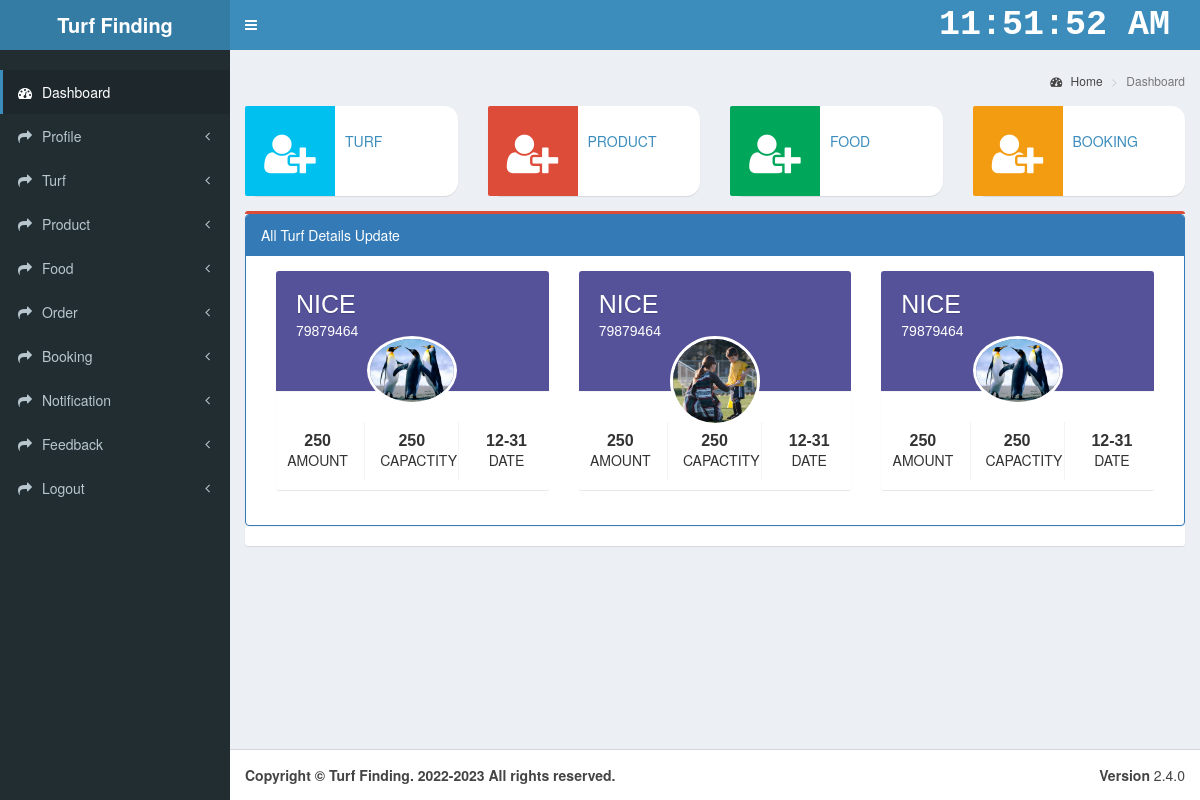
The app's page /apps/admin/turf_search.php (signed in) with its own data.
### tables this page shows
CREATE TABLE IF NOT EXISTS `turf_register` (
  `turfrid` int(11) NOT NULL AUTO_INCREMENT,
  `Log_Id` varchar(200) NOT NULL,
  `name` varchar(200) NOT NULL,
  `licenno` text NOT NULL,
  `cntno` varchar(200) NOT NULL,
  `location` varchar(200) NOT NULL,
  `addr` varchar(200) NOT NULL,
  `capcty` text NOT NULL,
  `amnt` varchar(200) NOT NULL,
  `edate` date NOT NULL,
  `photo` text NOT NULL,
  `desp` text,
  PRIMARY KEY (`turfrid`)
);

### apps/admin/turf_search.php (the view, shortened to what this page needs)
<?php
	include('../connect/db.php');
?>
<!DOCTYPE html>
<html>
<head>
    <?php
		include('include/css.php');
  	?>
</head>
<body class="hold-transition skin-blue sidebar-mini">
	<div class="wrapper">
		<header class="main-header">
			<?php
				include("include/header.php");
			?>
		</header>
		<aside class="main-sidebar">
			<?php
				include("include/leftmenu.php");
			?>
		</aside>
		<div class="content-wrapper">
			<?php
				include("include/topmenu.php");
			?>
		</div>
      <div class="row">
        <div class="">
          <div class="">
            <div class="col-xs-12">
              <div class="box box-danger">
                <div class="box-body no-padding">
                	<div class="panel panel-primary">
                        <div class="panel-heading">
                        	All Turf Details Update
                        </div>
                        <div class="panel-body">
                       <?php
                        $result = $db->prepare("select * from turf_register");
                        $result->execute();
                        for($i=0; $rows = $result->fetch(); $i++)
                        {
							?>
                           <div class="col-md-4">
                              <div class="box box-widget widget-user">
                                <div class="widget-user-header bg-purple-active">
                                  <h3 class="widget-user-username"><?php echo $rows['name'];?></h3>
                                  <h5 class="widget-user-desc"><?php echo $rows['licenno'];?></h5>
                                </div>
                                <div class="widget-user-image">
                                  <img class="img-circle" src="../photo/<?php echo $rows['photo'];?>" alt="User Avatar">
                                </div>
                                <div class="box-footer">
                                  <div class="row">
                                    <div class="col-sm-4 border-right">
                                      <div class="description-block">
                                        <h5 class="description-header"><?php echo $rows['amnt'];?></h5>
                                        <span class="description-text">AMOUNT</span>
                                      </div>
                                    </div>
                                    <div class="col-sm-4 border-right">
                                      <div class="description-block">
                                        <h5 class="description-header"><?php echo $rows['capcty'];?></h5>
                                        <span class="description-text">CAPACTITY</span>
                                      </div>
                                    </div>
                                    <div class="col-sm-4">
                                      <div class="description-block">
                                        <h5 class="description-header"><?php echo date("m-d",strtotime($rows['edate']));?></h5>
                                        <span class="description-text">DATE</span>
                                      </div>
                                    </div>
                                  </div>
                                </div>
                              </div>
                            </div>
                          <?php }?>
                        </div>
					</div>
                </div>
              </div>
            </div>
          </div>
        </div>
      </div>
    </section>
  </div>
		<?php
  			include("include/footer.php");
		?>
	</div>
</body>
</html>

### apps/admin/include/css.php
 <link rel="stylesheet" href="webcraft/bootstrap/dist/css/bootstrap.min.css">
 <link rel="stylesheet" href="webcraft/font-awesome/css/font-awesome.min.css">
 <link rel="stylesheet" href="webcraft/Ionicons/css/ionicons.min.css">
 <link rel="stylesheet" href="webcraft/datatables.net-bs/css/dataTables.bootstrap.min.css">
 <link rel="stylesheet" href="style/css/AdminLTE.min.css">
 <link rel="stylesheet" href="style/css/skins/_all-skins.min.css">
<link rel="stylesheet" href="webcraft/checkinchekout/datepicker.css" />

### apps/admin/include/header.php (shortened to what this page needs)
 <a href="index.php" class="logo">
   <span class="logo-lg"><b>Turf Finding</b></span>
 </a>
 <nav class="navbar navbar-static-top">
   <a href="#" class="sidebar-toggle" data-toggle="push-menu" role="button">
   </a>
   <div class="navbar-custom-menu">
     <ul class="nav navbar-nav">
        <li class="dropdown notifications-menu">
<span id="tm"></span>
       </li>
         <li class="dropdown user user-menu">
         <a href="#">
         </a>
      </li>
     </ul>
   </div>
 </nav>

### apps/admin/include/leftmenu.php (shortened to what this page needs)
<section class="sidebar">
      <div class="user-panel">
        <div class="pull-left info">
        </div>
      </div>
 	<ul class="sidebar-menu" data-widget="tree">
        <li class="active treeview menu-open">
          <a href="index.php">
            <i class="fa fa-dashboard"></i> <span>Dashboard</span>
          </a>
        </li>
        <li class="treeview">
          <a href="#">
            <i class="fa fa-share"></i>
            <span>Profile</span>
            <span class="pull-right-container">
              <i class="fa fa-angle-left pull-right"></i>
            </span>
          </a>
        </li>
         <li class="treeview">
          <a href="#">
            <i class="fa fa-share"></i>
            <span>Turf</span>
            <span class="pull-right-container">
              <i class="fa fa-angle-left pull-right"></i>
            </span>
          </a>
        </li>
        <li class="treeview">
          <a href="#">
            <i class="fa fa-share"></i>
            <span>Product</span>
            <span class="pull-right-container">
              <i class="fa fa-angle-left pull-right"></i>
            </span>
          </a>
        </li>
        <li class="treeview">
          <a href="#">
            <i class="fa fa-share"></i>
            <span>Food</span>
            <span class="pull-right-container">
              <i class="fa fa-angle-left pull-right"></i>
            </span>
          </a>
        </li>
        <li class="treeview">
           <a href="#">
            <i class="fa fa-share"></i>
            <span>Order</span>
            <span class="pull-right-container">
              <i class="fa fa-angle-left pull-right"></i>
            </span>
          </a>
        </li>
         <li class="treeview">
           <a href="#">
            <i class="fa fa-share"></i>
            <span>Booking</span>
            <span class="pull-right-container">
              <i class="fa fa-angle-left pull-right"></i>
            </span>
          </a>
        </li>
		<li class="treeview">
          <a href="#">
            <i class="fa fa-share"></i>
            <span>Notification</span>
            <span class="pull-right-container">
              <i class="fa fa-angle-left pull-right"></i>
            </span>
          </a>
        </li>
        <li class="treeview">
          <a href="#">
            <i class="fa fa-share"></i>
            <span>Feedback</span>
            <span class="pull-right-container">
              <i class="fa fa-angle-left pull-right"></i>
            </span>
          </a>
        </li>
         <li class="treeview">
          <a href="#">
            <i class="fa fa-share"></i>
            <span>Logout</span>
            <span class="pull-right-container">
              <i class="fa fa-angle-left pull-right"></i>
            </span>
          </a>
        </li>
   </ul>
</section>

### apps/admin/include/topmenu.php (shortened to what this page needs)
 <section class="content-header">
   <h1>&nbsp;</h1>
   <ol class="breadcrumb">
     <li><a href="index.php"><i class="fa fa-dashboard"></i> Home</a></li>
     <li class="active">Dashboard</li>
   </ol>
 </section>
 <section class="content">
   <div class="row">
     <div class="col-md-3 col-sm-6 col-xs-12">
     <a href="turf_search.php">
       <div class="info-box" >
         <span class="info-box-icon bg-aqua"> <i class="fa fa-user-plus"></i>
         </span>
         <div class="info-box-content">
         	<br>
           <span class="info-box-text">TURF</span>
         </div>
       </div>
       </a>
   </div>
     <div class="col-md-3 col-sm-6 col-xs-12">
      <a href="product_search.php">
       <div class="info-box">
         <span class="info-box-icon bg-red"><i class="fa fa-user-plus"></i>
         </span>
         <div class="info-box-content">
<br>
           <span class="info-box-text">PRODUCT</span>
         </div>
       </div>
       </a>
     </div>
     <div class="col-md-3 col-sm-6 col-xs-12">
      <a href="food_search.php">
       <div class="info-box">
         <span class="info-box-icon bg-green"><i class="fa fa-user-plus"></i>
         </span>
         <div class="info-box-content">
  <br>
           <span class="info-box-text">FOOD</span>
         </div>
       </div>
       </a>
     </div>
     <div class="col-md-3 col-sm-6 col-xs-12">
       <a href="book_turf.php">
       <div class="info-box">
         <span class="info-box-icon bg-yellow"><i class="fa fa-user-plus"></i>
         </span>
         <div class="info-box-content">
  <br>
           <span class="info-box-text">BOOKING</span>
         </div>
       </div>
       </a>
     </div>

### apps/admin/include/footer.php
 <footer class="main-footer">
    <div class="pull-right hidden-xs">
      <b>Version</b> 2.4.0
    </div>
    <strong> Copyright &copy; Turf Finding. 2022-2023  All rights reserved.</strong>
</footer>

### apps/admin/include/header.php (style rules this page uses)
#tm { font-size:35px;letter-spacing:0px; color:#FFF; font-family:"Courier New"; font-weight: bold; }

### records on screen
turf_register: name "NICE", licenno "79879464", photo (picture), amnt "250", capcty "250", edate "12-31"
turf_register: name "NICE", licenno "79879464", photo (picture), amnt "250", capcty "250", edate "12-31"
turf_register: name "NICE", licenno "79879464", photo (picture), amnt "250", capcty "250", edate "12-31"
